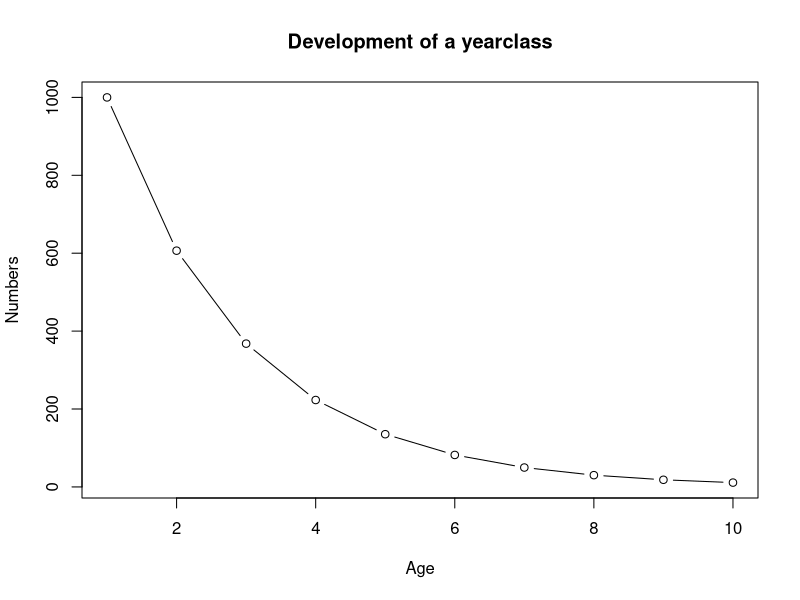
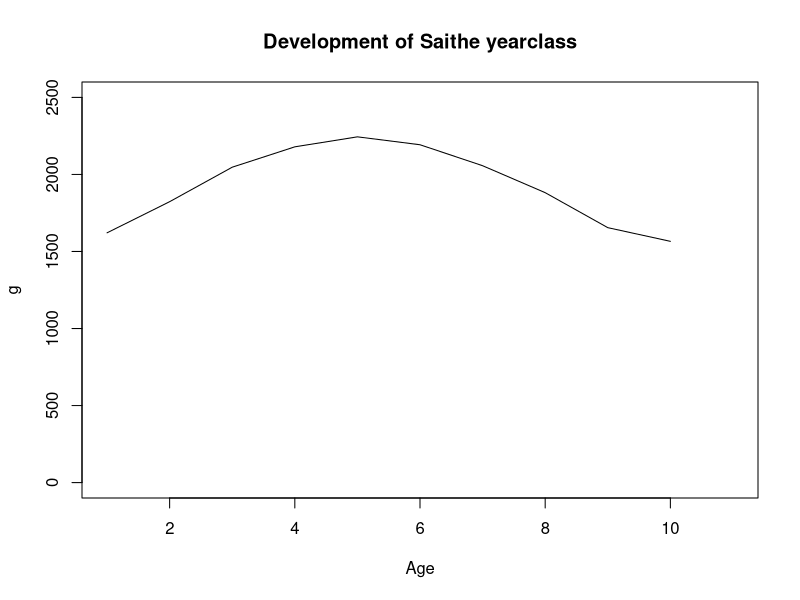
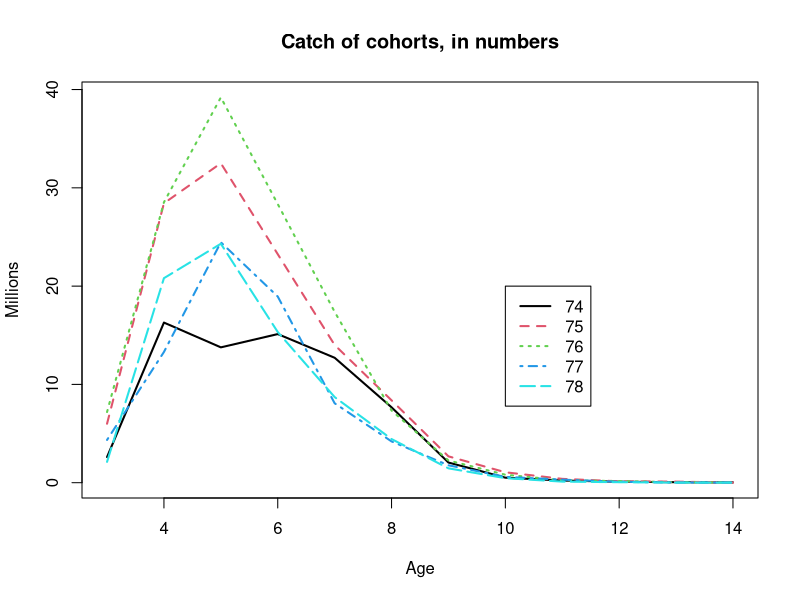
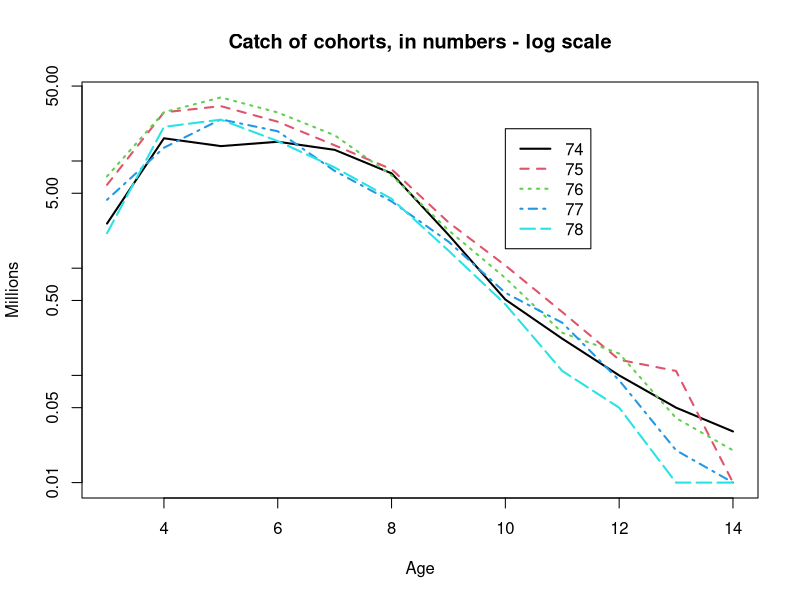
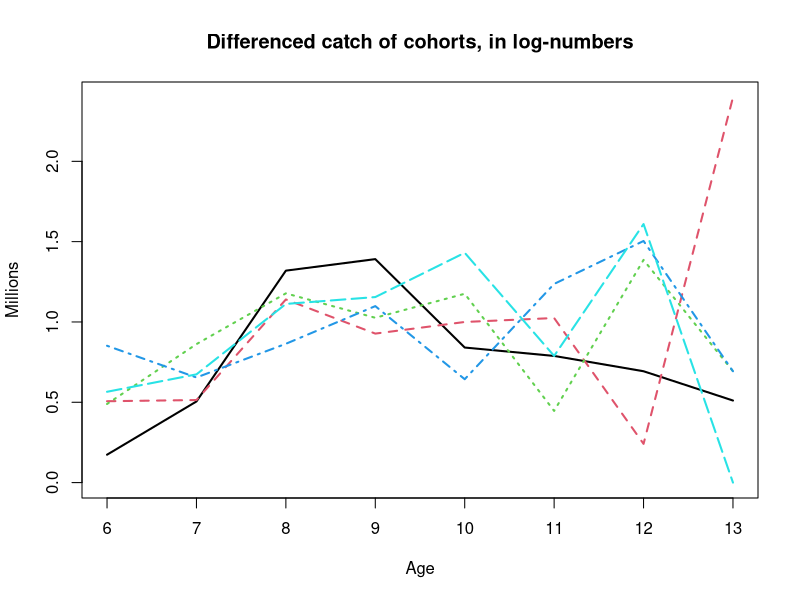
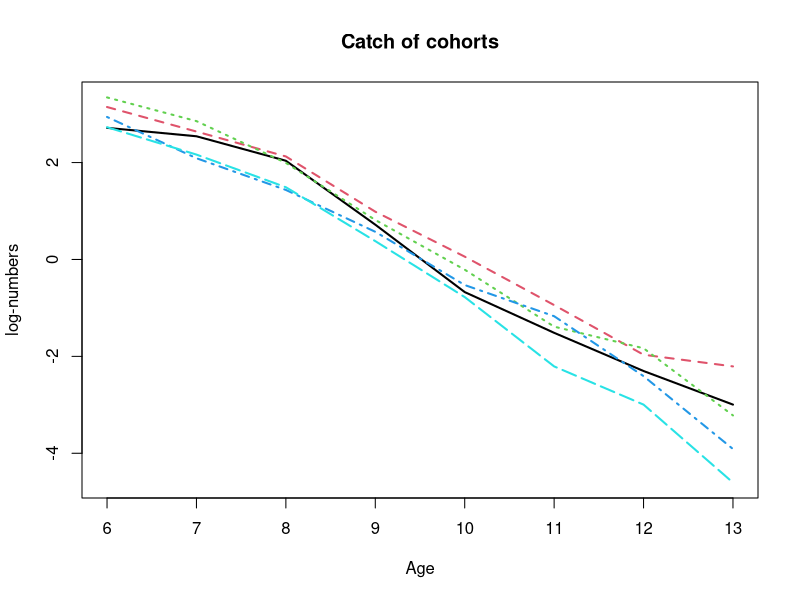
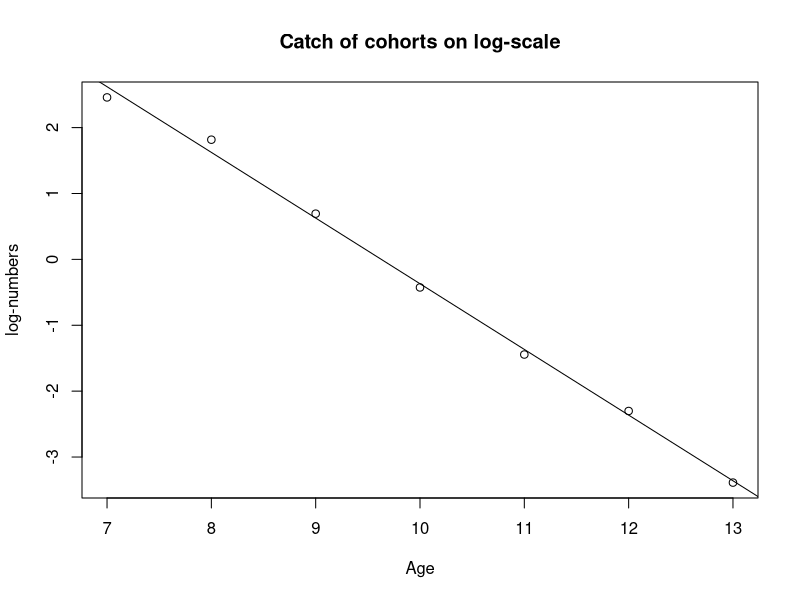

Generate these figures, in order, with R:
## fish510.2

## examples from reading

# fish510.1.5 - generating curve for development of a yearclass
# simple version
ages <- 0:10
N0 <- 1000
z <- 0.5
N <- N0*exp(-z*ages)

# complex version
N <- 1000
N0 <- N
z <- 0.5
ages <- 1:10

for (a in ages) {
    N1 <- N0*exp(-z);
    N <- c(N, N1);
    N0 <- N1
}

plot(N[1:length(ages)]~ages, type='b', main='Development of a yearclass', xlab='Age', ylab='Numbers')
    
# apparently it is simpler to use cumsum
nvec <- exp(-c(0,cumsum(z)))*N0
nvec <- nvec[1:length(z)]


# development of a yearclass biome
w <- c(1.41, 1.98, 2.72, 3.73, 4.85, 6.1, 7.28, 8.34, 9.32, 10.01, 11.57)
m <- c(0.20, 0.20, 0.20, 0.20, 0.20, 0.20, 0.20, 0.20, 0.20, 0.20, 0.20)
n <- 1000;
n0 <- n;
b <- NULL;
for (a in 1:length(w)) {
    n1 <- n0*exp(-m[a]);
    n <- c(n, n1);
    n0 <- n1;
    b <- c(b, n0*w[a + 1]);
}
plot(1:length(w), b, xlab='Age', ylab='g', main='Development of Saithe yearclass', type='l', ylim=c(0,2500))

# achieving same as above with cumsum()
n0 <- 1000
nvec <- exp(-c(0, cumsum(m)))*n0
nvec <- nvec[1:length(w)]


################
## fish 510.2.2
# catch curve analysis
ages<-3:14
ycl74<- c( 2.61, 16.29, 13.77, 15.12, 12.71, 7.67, 2.05, 0.51, 0.22, 0.10, 0.05, 0.03)
ycl75<-c( 6.00, 28.43, 32.50, 23.25, 14.01, 8.38, 2.68, 1.06, 0.39, 0.14, 0.11, 0.01)
ycl76<- c( 7.19, 28.53, 39.20, 28.35, 17.38, 7.34, 2.26, 0.81, 0.25, 0.16, 0.04, 0.02)
ycl77<-c(4.35, 13.30, 24.46, 18.94, 8.08, 4.20, 1.77, 0.59, 0.31, 0.09, 0.02, 0.01)
ycl78<-c(2.12, 20.81, 24.31, 15.33, 8.71, 4.44, 1.46, 0.46, 0.11, 0.05,0.01, 0.01)
mat<-cbind(ycl74,ycl75,ycl76,ycl77,ycl78)
matplot(ages,mat,type='l',lty=1:5,col=1:5,lwd=2,xlab="Age",ylab="Millions",main="Catch of cohorts, in numbers")
legend(10,20,74:78,lty=1:5,
       col=1:5,lwd=2)

# catch curve analysis - log-scale
matplot(ages,mat,type='l',lty=1:5,col=1:5,lwd=2,xlab="Age",ylab="Millions",main="Catch of cohorts, in numbers - log scale",log="y")
legend(10,20,74:78,lty=1:5,col=1:5,lwd=2)


# catch curve analysis - differences in catches on log scale by age
fage<-4:(length(ages)-1)
lage<-5:length(ages)
diff<-log(mat[fage,1:5])-log(mat[lage,1:5])
matplot(ages[fage],diff,type='l',lty=1:5,col=1:5,lwd=2,xlab="Age",ylab="Millions",main="Differenced catch of cohorts, in log-numbers")
legend(10,20,74:78,lty=1:5,col=1:5,lwd=2)

# catch curve analysis - log axis
fage<-4:(length(ages)-1)
lage<-5:length(ages)
lnc<-log(mat[fage,])
matplot(ages[fage],lnc,type='l',lty=1:5,col=1:5,lwd=2,xlab="Age",ylab="log-numbers",main="Catch of cohorts")
legend(10,20,74:78,lty=1:5,col=1:5,lwd=2)


# catch curve analysis by estimating Z
fage<-5:(length(ages)-1)
lage<-6:length(ages)
lnc<-apply(log(mat[fage,]),1,mean)
rage<-ages[fage]
plot(rage,lnc,xlab="Age",ylab="log-numbers",main="Catch of cohorts on log-scale",type='p')
abline(lm(lnc~rage))







